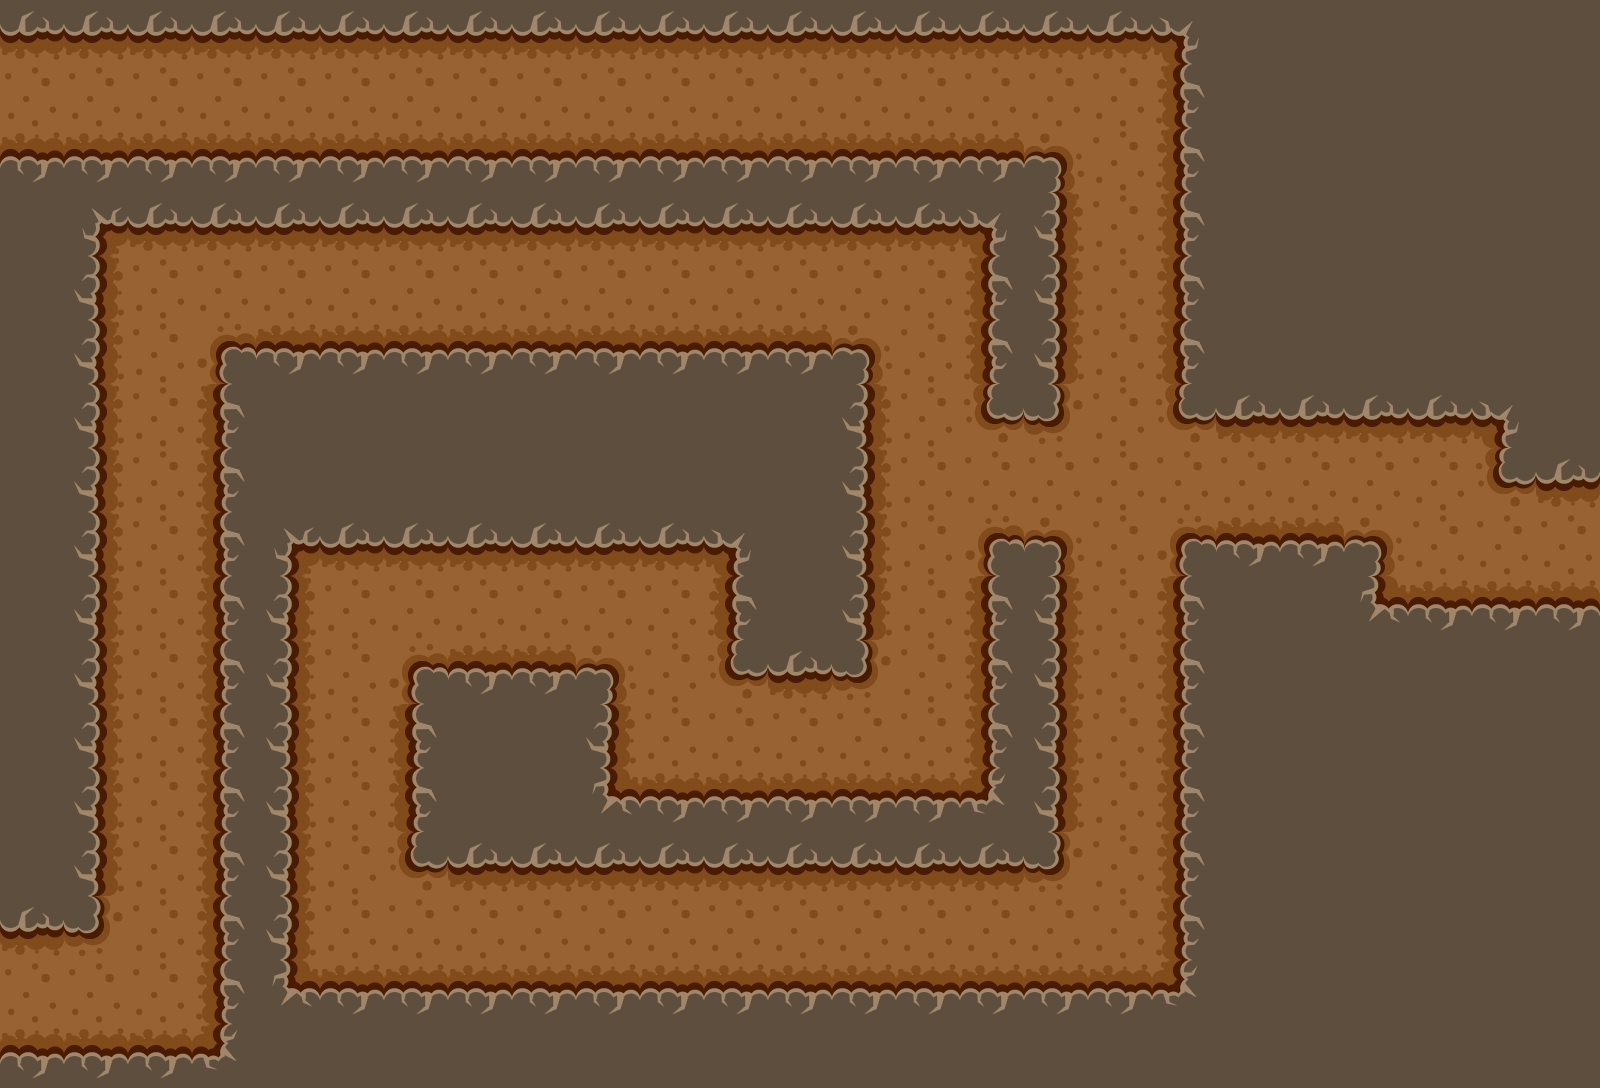

Tiled map render using the project's own tile images. Description and the whole map definition, tile-layer contents included, below:
An orthogonal 25x17 tile map with 64x64 px tiles, 1 tile layer (Tile Layer 1).

<map version="1.10" tiledversion="1.11.2" orientation="orthogonal" renderorder="right-down" width="25" height="17" tilewidth="64" tileheight="64" infinite="0" nextlayerid="2" nextobjectid="1">
 <tileset firstgid="1" source="../Tileset.tsx" />
 <layer id="1" name="Tile Layer 1" width="25" height="17">
  <data encoding="csv">
4,4,4,4,4,4,4,4,4,4,4,4,4,4,4,4,4,4,5,15,15,15,15,15,15,
18,18,18,18,18,18,18,18,18,18,18,18,18,18,18,18,18,18,19,15,15,15,15,15,15,
32,32,32,32,32,32,32,32,32,32,32,32,32,32,32,32,7,18,19,15,15,15,15,15,15,
15,3,4,4,4,4,4,4,4,4,4,4,4,4,4,5,17,18,19,15,15,15,15,15,15,
15,17,18,18,18,18,18,18,18,18,18,18,18,18,18,19,17,18,19,15,15,15,15,15,15,
15,17,18,6,32,32,32,32,32,32,32,32,32,7,18,19,17,18,19,15,15,15,15,15,15,
15,17,18,19,15,15,15,15,15,15,15,15,15,17,18,20,21,18,20,4,4,4,4,5,15,
15,17,18,19,15,15,15,15,15,15,15,15,15,17,18,18,18,18,18,18,18,18,18,20,4,
15,17,18,19,3,4,4,4,4,4,4,5,15,17,18,6,7,18,6,32,32,7,18,18,18,
15,17,18,19,17,18,18,18,18,18,18,19,15,17,18,19,17,18,19,15,15,31,32,32,32,
15,17,18,19,17,18,6,32,32,7,18,20,4,21,18,19,17,18,19,15,15,15,15,15,15,
15,17,18,19,17,18,19,15,15,17,18,18,18,18,18,19,17,18,19,15,15,15,15,15,15,
15,17,18,19,17,18,19,15,15,31,32,32,32,32,32,33,17,18,19,15,15,15,15,15,15,
15,17,18,19,17,18,20,4,4,4,4,4,4,4,4,4,21,18,19,15,15,15,15,15,15,
4,21,18,19,17,18,18,18,18,18,18,18,18,18,18,18,18,18,19,15,15,15,15,15,15,
18,18,18,19,31,32,32,32,32,32,32,32,32,32,32,32,32,32,33,15,15,15,15,15,15,
32,32,32,33,15,15,15,15,15,15,15,15,15,15,15,15,15,15,15,15,15,15,15,15,15
</data>
 </layer>
</map>
